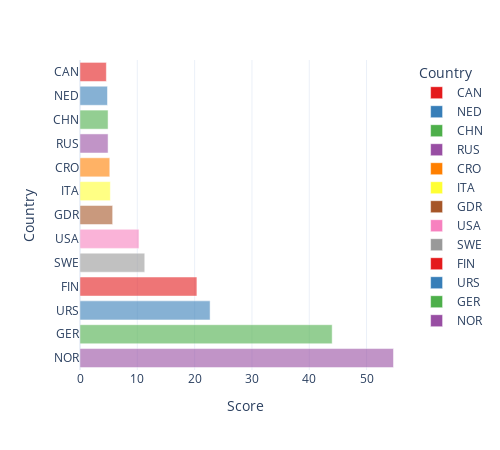

Write notebook code for a chart like this one.
### Code cell
fig = px.bar(cdata,x='Score',y='Country',color_discrete_sequence= px.colors.qualitative.Set1,color='Country',opacity=0.6)
fig.update_layout(width=500, height=450,template = 'plotly_white')
fig.update_xaxes(nticks=10)
fig.show()

### Figure 1 — Plotly figure (JSON) as saved in the notebook; plotly's stock layout.template omitted (floating-point values rounded to 4 significant figures)
{"data": [{"alignmentgroup": "True", "hovertemplate": "Country=%{y}<br>Score=%{x}<extra></extra>", "legendgroup": "CAN", "marker": {"color": "rgb(228,26,28)", "opacity": 0.6}, "name": "CAN", "offsetgroup": "CAN", "orientation": "h", "showlegend": true, "textposition": "auto", "type": "bar", "x": [4.6], "xaxis": "x", "y": ["CAN"], "yaxis": "y"}, {"alignmentgroup": "True", "hovertemplate": "Country=%{y}<br>Score=%{x}<extra></extra>", "legendgroup": "NED", "marker": {"color": "rgb(55,126,184)", "opacity": 0.6}, "name": "NED", "offsetgroup": "NED", "orientation": "h", "showlegend": true, "textposition": "auto", "type": "bar", "x": [4.8], "xaxis": "x", "y": ["NED"], "yaxis": "y"}, {"alignmentgroup": "True", "hovertemplate": "Country=%{y}<br>Score=%{x}<extra></extra>", "legendgroup": "CHN", "marker": {"color": "rgb(77,175,74)", "opacity": 0.6}, "name": "CHN", "offsetgroup": "CHN", "orientation": "h", "showlegend": true, "textposition": "auto", "type": "bar", "x": [4.9], "xaxis": "x", "y": ["CHN"], "yaxis": "y"}, {"alignmentgroup": "True", "hovertemplate": "Country=%{y}<br>Score=%{x}<extra></extra>", "legendgroup": "RUS", "marker": {"color": "rgb(152,78,163)", "opacity": 0.6}, "name": "RUS", "offsetgroup": "RUS", "orientation": "h", "showlegend": true, "textposition": "auto", "type": "bar", "x": [4.9], "xaxis": "x", "y": ["RUS"], "yaxis": "y"}, {"alignmentgroup": "True", "hovertemplate": "Country=%{y}<br>Score=%{x}<extra></extra>", "legendgroup": "CRO", "marker": {"color": "rgb(255,127,0)", "opacity": 0.6}, "name": "CRO", "offsetgroup": "CRO", "orientation": "h", "showlegend": true, "textposition": "auto", "type": "bar", "x": [5.2], "xaxis": "x", "y": ["CRO"], "yaxis": "y"}, {"alignmentgroup": "True", "hovertemplate": "Country=%{y}<br>Score=%{x}<extra></extra>", "legendgroup": "ITA", "marker": {"color": "rgb(255,255,51)", "opacity": 0.6}, "name": "ITA", "offsetgroup": "ITA", "orientation": "h", "showlegend": true, "textposition": "auto", "type": "bar", "x": [5.3], "xaxis": "x", "y": ["ITA"], "yaxis": "y"}, {"alignmentgroup": "True", "hovertemplate": "Country=%{y}<br>Score=%{x}<extra></extra>", "legendgroup": "GDR", "marker": {"color": "rgb(166,86,40)", "opacity": 0.6}, "name": "GDR", "offsetgroup": "GDR", "orientation": "h", "showlegend": true, "textposition": "auto", "type": "bar", "x": [5.7], "xaxis": "x", "y": ["GDR"], "yaxis": "y"}, {"alignmentgroup": "True", "hovertemplate": "Country=%{y}<br>Score=%{x}<extra></extra>", "legendgroup": "USA", "marker": {"color": "rgb(247,129,191)", "opacity": 0.6}, "name": "USA", "offsetgroup": "USA", "orientation": "h", "showlegend": true, "textposition": "auto", "type": "bar", "x": [10.3], "xaxis": "x", "y": ["USA"], "yaxis": "y"}, {"alignmentgroup": "True", "hovertemplate": "Country=%{y}<br>Score=%{x}<extra></extra>", "legendgroup": "SWE", "marker": {"color": "rgb(153,153,153)", "opacity": 0.6}, "name": "SWE", "offsetgroup": "SWE", "orientation": "h", "showlegend": true, "textposition": "auto", "type": "bar", "x": [11.3], "xaxis": "x", "y": ["SWE"], "yaxis": "y"}, {"alignmentgroup": "True", "hovertemplate": "Country=%{y}<br>Score=%{x}<extra></extra>", "legendgroup": "FIN", "marker": {"color": "rgb(228,26,28)", "opacity": 0.6}, "name": "FIN", "offsetgroup": "FIN", "orientation": "h", "showlegend": true, "textposition": "auto", "type": "bar", "x": [20.4], "xaxis": "x", "y": ["FIN"], "yaxis": "y"}, {"alignmentgroup": "True", "hovertemplate": "Country=%{y}<br>Score=%{x}<extra></extra>", "legendgroup": "URS", "marker": {"color": "rgb(55,126,184)", "opacity": 0.6}, "name": "URS", "offsetgroup": "URS", "orientation": "h", "showlegend": true, "textposition": "auto", "type": "bar", "x": [22.7], "xaxis": "x", "y": ["URS"], "yaxis": "y"}, {"alignmentgroup": "True", "hovertemplate": "Country=%{y}<br>Score=%{x}<extra></extra>", "legendgroup": "GER", "marker": {"color": "rgb(77,175,74)", "opacity": 0.6}, "name": "GER", "offsetgroup": "GER", "orientation": "h", "showlegend": true, "textposition": "auto", "type": "bar", "x": [44], "xaxis": "x", "y": ["GER"], "yaxis": "y"}, {"alignmentgroup": "True", "hovertemplate": "Country=%{y}<br>Score=%{x}<extra></extra>", "legendgroup": "NOR", "marker": {"color": "rgb(152,78,163)", "opacity": 0.6}, "name": "NOR", "offsetgroup": "NOR", "orientation": "h", "showlegend": true, "textposition": "auto", "type": "bar", "x": [54.7], "xaxis": "x", "y": ["NOR"], "yaxis": "y"}], "layout": {"barmode": "relative", "height": 450, "legend": {"title": {"text": "Country"}, "tracegroupgap": 0}, "margin": {"t": 60}, "width": 500, "xaxis": {"anchor": "y", "domain": [0, 1], "nticks": 10, "title": {"text": "Score"}}, "yaxis": {"anchor": "x", "categoryarray": ["NOR", "GER", "URS", "FIN", "SWE", "USA", "GDR", "ITA", "CRO", "RUS", "CHN", "NED", "CAN"], "categoryorder": "array", "domain": [0, 1], "title": {"text": "Country"}}}}
